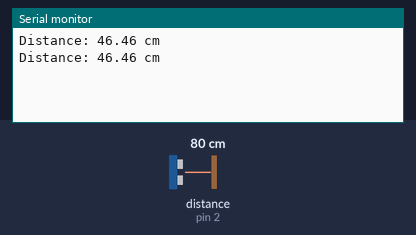
Simulated run of this program. Board: Arduino Uno, built with avr-gcc and run on an emulated ATmega328P. Shown: the last lines printed to the serial monitor. Wiring (inferred from the names in the program): ultrasonic range finder: trigger pin 3; echo pin 2. The inputs (shaded band) are chosen by the test bench; at power-on: distance to the obstacle (sensor on pin 2) 80 cm. The echo pulse lasts 58.3 µs per cm.

Above: at 1.8 s.
1.9 s: distance to the obstacle (sensor on pin 2) set to 2 cm
At 2.4 s:
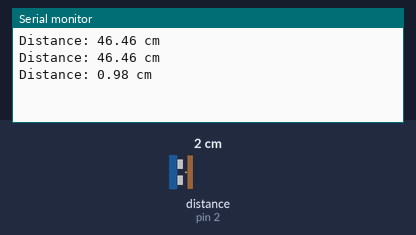
3.4 s: distance to the obstacle (sensor on pin 2) set to 4 cm
At 4.8 s:
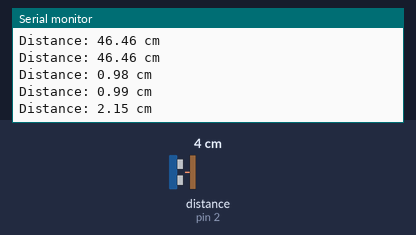
Timing chart, 0 to 6.4 s (numbered marks = the images above; inputs shaded):
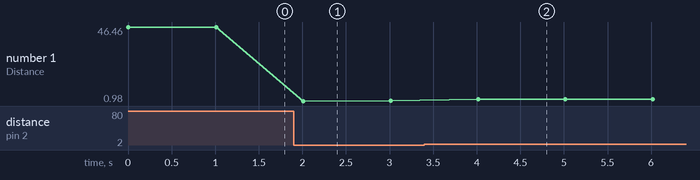

Measured:
- after the input at 1.9 s, the serial monitor: prints a new line after 0.11 s (image 1)
- after the input at 3.4 s, the serial monitor: prints a new line after 0.61 s (image 2)
- plotted number 1: 46.46 → 0.99 after the input at 1.9 s, 0.99 → 2.15 after the input at 3.4 s

The program:

main.cpp
```cpp
#include <Arduino.h>
#define TRIG_PIN 3  // Pin for TRIG
#define ECHO_PIN 2  // Pin for ECHO

void setup() {
  Serial.begin(115200); // Initialize serial communication
  pinMode(TRIG_PIN, OUTPUT); // Set TRIG as output
  pinMode(ECHO_PIN, INPUT);  // Set ECHO as input
}

void loop() {
  long duration;  // Time for ultrasonic wave to return
  float distance; // Calculated distance in cm

  // Clear the TRIG pin
  digitalWrite(TRIG_PIN, LOW);
  delayMicroseconds(2);

  // Trigger the sensor by sending a HIGH pulse of 10 microseconds
  digitalWrite(TRIG_PIN, HIGH);
  delayMicroseconds(10);
  digitalWrite(TRIG_PIN, LOW);

  // Read the ECHO pin and measure the duration of the pulse
  duration = pulseIn(ECHO_PIN, HIGH);

  // Calculate the distance in cm
  // Sound speed in LPG liquid is approximately 200 m/s (20,000 cm/s)
  distance = (duration / 2.0) * 0.02; // Convert to cm (0.02 factor for LPG)

  // Print the distance
  Serial.print("Distance: ");
  Serial.print(distance);
  Serial.println(" cm");

  delay(1000); // Wait for 1 second before next reading
}
```
